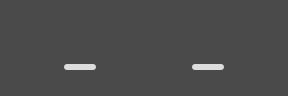

This game map was drawn from its Tiled (.tmx) file and the tilesets committed beside it. A one-line description and the full map source follow:
An orthogonal 9x3 tile map with 32x32 px tiles, 3 tile layers (grid, walls, zonemap) and 14 objects (8x falling, 2x enemy, 2x goal, fluffy, player).

<map version="1.0" orientation="orthogonal" width="9" height="3" tilewidth="32" tileheight="32">
 <properties>
  <property name="_mode" value="" />
  <property name="_title" value="test" />
  <property name="_zone" value="" />
 </properties>
 <tileset firstgid="1" name="cells" tilewidth="32" tileheight="32">
  <image source="../cells.png" trans="ff00ff" width="128" height="384" />
 </tileset>
 <layer name="grid" width="9" height="3">
  <data>
   <tile gid="1" />
   <tile gid="1" />
   <tile gid="1" />
   <tile gid="1" />
   <tile gid="1" />
   <tile gid="1" />
   <tile gid="1" />
   <tile gid="1" />
   <tile gid="1" />
   <tile gid="1" />
   <tile gid="1" />
   <tile gid="1" />
   <tile gid="1" />
   <tile gid="1" />
   <tile gid="1" />
   <tile gid="1" />
   <tile gid="1" />
   <tile gid="1" />
   <tile gid="1" />
   <tile gid="1" />
   <tile gid="1" />
   <tile gid="1" />
   <tile gid="1" />
   <tile gid="1" />
   <tile gid="1" />
   <tile gid="1" />
   <tile gid="1" />
  </data>
 </layer>
 <layer name="walls" width="9" height="3">
  <data>
   <tile gid="0" />
   <tile gid="0" />
   <tile gid="0" />
   <tile gid="0" />
   <tile gid="0" />
   <tile gid="0" />
   <tile gid="0" />
   <tile gid="0" />
   <tile gid="0" />
   <tile gid="0" />
   <tile gid="0" />
   <tile gid="0" />
   <tile gid="0" />
   <tile gid="0" />
   <tile gid="0" />
   <tile gid="0" />
   <tile gid="0" />
   <tile gid="0" />
   <tile gid="0" />
   <tile gid="0" />
   <tile gid="5" />
   <tile gid="0" />
   <tile gid="0" />
   <tile gid="0" />
   <tile gid="5" />
   <tile gid="0" />
   <tile gid="0" />
  </data>
 </layer>
 <layer name="zonemap" width="9" height="3">
  <data>
   <tile gid="0" />
   <tile gid="0" />
   <tile gid="0" />
   <tile gid="0" />
   <tile gid="0" />
   <tile gid="0" />
   <tile gid="0" />
   <tile gid="0" />
   <tile gid="0" />
   <tile gid="0" />
   <tile gid="0" />
   <tile gid="0" />
   <tile gid="0" />
   <tile gid="0" />
   <tile gid="0" />
   <tile gid="0" />
   <tile gid="0" />
   <tile gid="0" />
   <tile gid="0" />
   <tile gid="0" />
   <tile gid="0" />
   <tile gid="0" />
   <tile gid="0" />
   <tile gid="0" />
   <tile gid="0" />
   <tile gid="0" />
   <tile gid="0" />
  </data>
 </layer>
 <objectgroup name="cells" width="9" height="3" opacity="0.28">
  <object type="falling" x="111" y="48" />
  <object type="falling" x="110" y="79" />
  <object type="falling" x="110" y="18" />
  <object type="falling" x="144" y="47" />
  <object type="falling" x="176" y="79" />
  <object type="falling" x="175" y="48" />
  <object type="falling" x="175" y="16" />
  <object type="falling" x="144" y="18" />
  <object type="fluffy" x="45" y="16" />
 </objectgroup>
 <objectgroup name="players" width="9" height="3">
  <object type="player" x="112" y="79" />
 </objectgroup>
 <objectgroup name="enemies" width="9" height="3">
  <object type="enemy" x="274" y="14" />
  <object type="enemy" x="15" y="15" />
 </objectgroup>
 <objectgroup name="items" width="9" height="3">
  <object type="goal" x="175" y="16" />
  <object type="goal" x="48" y="78" />
 </objectgroup>
 <objectgroup name="powerups" width="9" height="3" />
 <objectgroup name="portals" width="9" height="3" />
</map>
